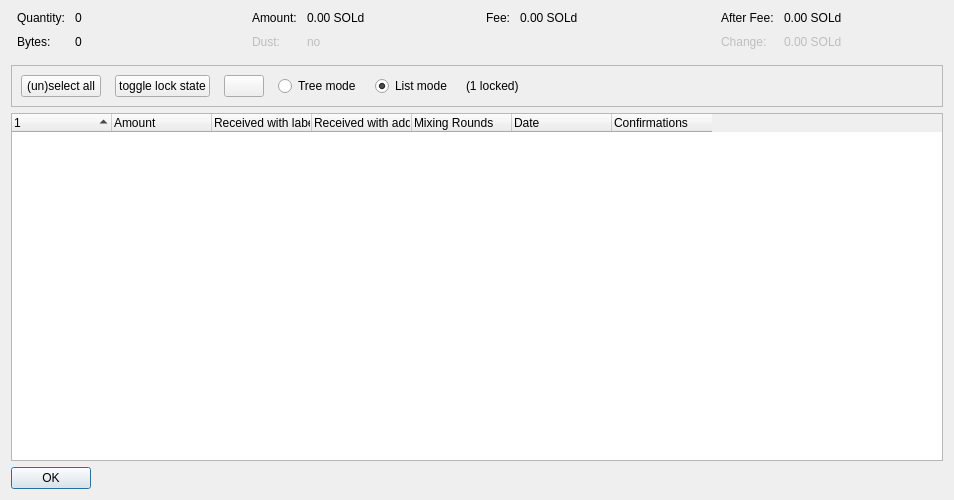
<?xml version="1.0" encoding="UTF-8"?>
<ui version="4.0">
 <class>CoinControlDialog</class>
 <widget class="QDialog" name="CoinControlDialog">
  <property name="geometry">
   <rect>
    <x>0</x>
    <y>0</y>
    <width>954</width>
    <height>500</height>
   </rect>
  </property>
  <property name="windowTitle">
   <string>Coin Selection</string>
  </property>
  <layout class="QVBoxLayout" name="verticalLayout">
   <item>
    <layout class="QHBoxLayout" name="horizontalLayoutTop" stretch="0,0,0,0">
     <property name="topMargin">
      <number>0</number>
     </property>
     <property name="bottomMargin">
      <number>10</number>
     </property>
     <item>
      <layout class="QFormLayout" name="formLayoutCoinControl1">
       <property name="horizontalSpacing">
        <number>10</number>
       </property>
       <property name="verticalSpacing">
        <number>10</number>
       </property>
       <property name="leftMargin">
        <number>6</number>
       </property>
       <property name="rightMargin">
        <number>6</number>
       </property>
       <item row="0" column="0">
        <widget class="QLabel" name="labelCoinControlQuantityText">
         <property name="text">
          <string>Quantity:</string>
         </property>
        </widget>
       </item>
       <item row="0" column="1">
        <widget class="QLabel" name="labelCoinControlQuantity">
         <property name="cursor">
          <cursorShape>IBeamCursor</cursorShape>
         </property>
         <property name="contextMenuPolicy">
          <enum>Qt::ActionsContextMenu</enum>
         </property>
         <property name="text">
          <string notr="true">0</string>
         </property>
         <property name="textInteractionFlags">
          <set>Qt::LinksAccessibleByMouse|Qt::TextSelectableByKeyboard|Qt::TextSelectableByMouse</set>
         </property>
        </widget>
       </item>
       <item row="1" column="0">
        <widget class="QLabel" name="labelCoinControlBytesText">
         <property name="text">
          <string>Bytes:</string>
         </property>
        </widget>
       </item>
       <item row="1" column="1">
        <widget class="QLabel" name="labelCoinControlBytes">
         <property name="cursor">
          <cursorShape>IBeamCursor</cursorShape>
         </property>
         <property name="contextMenuPolicy">
          <enum>Qt::ActionsContextMenu</enum>
         </property>
         <property name="text">
          <string notr="true">0</string>
         </property>
         <property name="textInteractionFlags">
          <set>Qt::LinksAccessibleByMouse|Qt::TextSelectableByKeyboard|Qt::TextSelectableByMouse</set>
         </property>
        </widget>
       </item>
      </layout>
     </item>
     <item>
      <layout class="QFormLayout" name="formLayoutCoinControl2">
       <property name="horizontalSpacing">
        <number>10</number>
       </property>
       <property name="verticalSpacing">
        <number>10</number>
       </property>
       <property name="leftMargin">
        <number>6</number>
       </property>
       <property name="rightMargin">
        <number>6</number>
       </property>
       <item row="0" column="0">
        <widget class="QLabel" name="labelCoinControlAmountText">
         <property name="text">
          <string>Amount:</string>
         </property>
        </widget>
       </item>
       <item row="0" column="1">
        <widget class="QLabel" name="labelCoinControlAmount">
         <property name="cursor">
          <cursorShape>IBeamCursor</cursorShape>
         </property>
         <property name="contextMenuPolicy">
          <enum>Qt::ActionsContextMenu</enum>
         </property>
         <property name="text">
          <string notr="true">0.00 SOLd</string>
         </property>
         <property name="textInteractionFlags">
          <set>Qt::LinksAccessibleByMouse|Qt::TextSelectableByKeyboard|Qt::TextSelectableByMouse</set>
         </property>
        </widget>
       </item>
       <item row="1" column="0">
        <widget class="QLabel" name="labelCoinControlLowOutputText">
         <property name="enabled">
          <bool>false</bool>
         </property>
         <property name="text">
          <string>Dust:</string>
         </property>
        </widget>
       </item>
       <item row="1" column="1">
        <widget class="QLabel" name="labelCoinControlLowOutput">
         <property name="enabled">
          <bool>false</bool>
         </property>
         <property name="cursor">
          <cursorShape>IBeamCursor</cursorShape>
         </property>
         <property name="contextMenuPolicy">
          <enum>Qt::ActionsContextMenu</enum>
         </property>
         <property name="text">
          <string notr="true">no</string>
         </property>
         <property name="textInteractionFlags">
          <set>Qt::LinksAccessibleByMouse|Qt::TextSelectableByKeyboard|Qt::TextSelectableByMouse</set>
         </property>
        </widget>
       </item>
      </layout>
     </item>
     <item>
      <layout class="QFormLayout" name="formLayoutCoinControl3">
       <property name="horizontalSpacing">
        <number>10</number>
       </property>
       <property name="verticalSpacing">
        <number>10</number>
       </property>
       <property name="leftMargin">
        <number>6</number>
       </property>
       <property name="rightMargin">
        <number>6</number>
       </property>
       <item row="0" column="0">
        <widget class="QLabel" name="labelCoinControlFeeText">
         <property name="text">
          <string>Fee:</string>
         </property>
        </widget>
       </item>
       <item row="0" column="1">
        <widget class="QLabel" name="labelCoinControlFee">
         <property name="cursor">
          <cursorShape>IBeamCursor</cursorShape>
         </property>
         <property name="contextMenuPolicy">
          <enum>Qt::ActionsContextMenu</enum>
         </property>
         <property name="text">
          <string notr="true">0.00 SOLd</string>
         </property>
         <property name="textInteractionFlags">
          <set>Qt::LinksAccessibleByMouse|Qt::TextSelectableByKeyboard|Qt::TextSelectableByMouse</set>
         </property>
        </widget>
       </item>
      </layout>
     </item>
     <item>
      <layout class="QFormLayout" name="formLayoutCoinControl4">
       <property name="horizontalSpacing">
        <number>10</number>
       </property>
       <property name="verticalSpacing">
        <number>10</number>
       </property>
       <property name="leftMargin">
        <number>6</number>
       </property>
       <property name="rightMargin">
        <number>6</number>
       </property>
       <item row="0" column="0">
        <widget class="QLabel" name="labelCoinControlAfterFeeText">
         <property name="text">
          <string>After Fee:</string>
         </property>
        </widget>
       </item>
       <item row="0" column="1">
        <widget class="QLabel" name="labelCoinControlAfterFee">
         <property name="cursor">
          <cursorShape>IBeamCursor</cursorShape>
         </property>
         <property name="contextMenuPolicy">
          <enum>Qt::ActionsContextMenu</enum>
         </property>
         <property name="text">
          <string notr="true">0.00 SOLd</string>
         </property>
         <property name="textInteractionFlags">
          <set>Qt::LinksAccessibleByMouse|Qt::TextSelectableByKeyboard|Qt::TextSelectableByMouse</set>
         </property>
        </widget>
       </item>
       <item row="1" column="0">
        <widget class="QLabel" name="labelCoinControlChangeText">
         <property name="enabled">
          <bool>false</bool>
         </property>
         <property name="text">
          <string>Change:</string>
         </property>
        </widget>
       </item>
       <item row="1" column="1">
        <widget class="QLabel" name="labelCoinControlChange">
         <property name="enabled">
          <bool>false</bool>
         </property>
         <property name="cursor">
          <cursorShape>IBeamCursor</cursorShape>
         </property>
         <property name="contextMenuPolicy">
          <enum>Qt::ActionsContextMenu</enum>
         </property>
         <property name="text">
          <string notr="true">0.00 SOLd</string>
         </property>
         <property name="textInteractionFlags">
          <set>Qt::LinksAccessibleByMouse|Qt::TextSelectableByKeyboard|Qt::TextSelectableByMouse</set>
         </property>
        </widget>
       </item>
      </layout>
     </item>
    </layout>
   </item>
   <item>
    <widget class="QFrame" name="frame">
     <property name="minimumSize">
      <size>
       <width>0</width>
       <height>40</height>
      </size>
     </property>
     <property name="frameShape">
      <enum>QFrame::StyledPanel</enum>
     </property>
     <property name="frameShadow">
      <enum>QFrame::Sunken</enum>
     </property>
     <layout class="QHBoxLayout" name="horizontalLayout">
      <item>
       <layout class="QHBoxLayout" name="horizontalLayoutPanel" stretch="0,0,0,0,0,0,0">
        <property name="spacing">
         <number>14</number>
        </property>
        <item>
         <widget class="QPushButton" name="pushButtonSelectAll">
          <property name="sizePolicy">
           <sizepolicy hsizetype="Maximum" vsizetype="Fixed">
            <horstretch>0</horstretch>
            <verstretch>0</verstretch>
           </sizepolicy>
          </property>
          <property name="text">
           <string>(un)select all</string>
          </property>
          <property name="autoDefault">
           <bool>false</bool>
          </property>
         </widget>
        </item>
        <item>
         <widget class="QPushButton" name="pushButtonToggleLock">
          <property name="sizePolicy">
           <sizepolicy hsizetype="Maximum" vsizetype="Fixed">
            <horstretch>0</horstretch>
            <verstretch>0</verstretch>
           </sizepolicy>
          </property>
          <property name="text">
           <string>toggle lock state</string>
          </property>
          <property name="autoDefault">
           <bool>false</bool>
          </property>
         </widget>
        </item>
        <item>
         <widget class="QPushButton" name="hideButton">
          <property name="sizePolicy">
           <sizepolicy hsizetype="Maximum" vsizetype="Fixed">
            <horstretch>0</horstretch>
            <verstretch>0</verstretch>
           </sizepolicy>
          </property>
          <property name="text">
           <string/>
          </property>
          <property name="autoDefault">
           <bool>false</bool>
          </property>
         </widget>
        </item>
        <item>
         <widget class="QRadioButton" name="radioTreeMode">
          <property name="sizePolicy">
           <sizepolicy hsizetype="Maximum" vsizetype="Fixed">
            <horstretch>0</horstretch>
            <verstretch>0</verstretch>
           </sizepolicy>
          </property>
          <property name="text">
           <string>Tree mode</string>
          </property>
         </widget>
        </item>
        <item>
         <widget class="QRadioButton" name="radioListMode">
          <property name="sizePolicy">
           <sizepolicy hsizetype="Maximum" vsizetype="Fixed">
            <horstretch>0</horstretch>
            <verstretch>0</verstretch>
           </sizepolicy>
          </property>
          <property name="text">
           <string>List mode</string>
          </property>
          <property name="checked">
           <bool>true</bool>
          </property>
         </widget>
        </item>
        <item>
         <widget class="QLabel" name="labelLocked">
          <property name="text">
           <string>(1 locked)</string>
          </property>
         </widget>
        </item>
        <item>
         <spacer name="horizontalSpacer">
          <property name="orientation">
           <enum>Qt::Horizontal</enum>
          </property>
          <property name="sizeHint" stdset="0">
           <size>
            <width>40</width>
            <height>20</height>
           </size>
          </property>
         </spacer>
        </item>
       </layout>
      </item>
     </layout>
    </widget>
   </item>
   <item>
    <widget class="CoinControlTreeWidget" name="treeWidget">
     <property name="contextMenuPolicy">
      <enum>Qt::CustomContextMenu</enum>
     </property>
     <property name="sortingEnabled">
      <bool>false</bool>
     </property>
     <property name="columnCount">
      <number>7</number>
     </property>
     <attribute name="headerShowSortIndicator" stdset="0">
      <bool>true</bool>
     </attribute>
     <attribute name="headerStretchLastSection">
      <bool>false</bool>
     </attribute>
     <column>
      <property name="text">
       <string/>
      </property>
     </column>
     <column>
      <property name="text">
       <string>Amount</string>
      </property>
     </column>
     <column>
      <property name="text">
       <string>Received with label</string>
      </property>
     </column>
     <column>
      <property name="text">
       <string>Received with address</string>
      </property>
     </column>
     <column>
      <property name="text">
       <string>Mixing Rounds</string>
      </property>
     </column>
     <column>
      <property name="text">
       <string>Date</string>
      </property>
     </column>
     <column>
      <property name="text">
       <string>Confirmations</string>
      </property>
      <property name="toolTip">
       <string>Confirmed</string>
      </property>
     </column>
    </widget>
   </item>
   <item>
    <widget class="QDialogButtonBox" name="buttonBox">
     <property name="sizePolicy">
      <sizepolicy hsizetype="Maximum" vsizetype="Fixed">
       <horstretch>0</horstretch>
       <verstretch>0</verstretch>
      </sizepolicy>
     </property>
     <property name="orientation">
      <enum>Qt::Horizontal</enum>
     </property>
     <property name="standardButtons">
      <set>QDialogButtonBox::Ok</set>
     </property>
    </widget>
   </item>
  </layout>
 </widget>
 <customwidgets>
  <customwidget>
   <class>CoinControlTreeWidget</class>
   <extends>QTreeWidget</extends>
   <header>qt/coincontroltreewidget.h</header>
  </customwidget>
 </customwidgets>
 <resources/>
 <connections/>
</ui>
